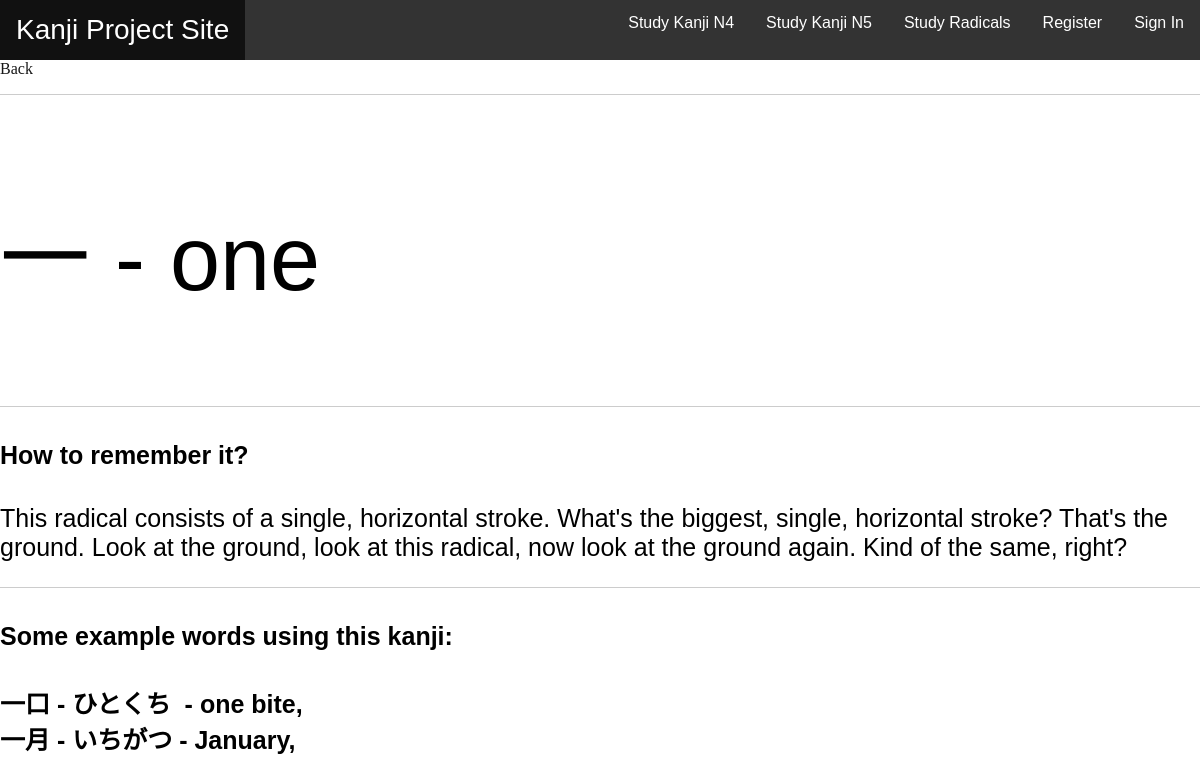
Screenshot of /20/ with the database file from the repository.
### kanji/models.py (models this page shows, shortened)
class grammarParticle(models.Model):
    hiragana = models.CharField(max_length=200)
    story = models.TextField(default="")
    example_words = models.TextField(default="")
    translation = models.TextField(default="")
    radical = models.CharField(max_length=50, default="")

### kanji/views.py (the view)
# urls.py: path('<int:kanji_id>/', views.kanji_info),
def kanji_info(request,kanji_id):
    context = grammarParticle.objects.get(id=kanji_id)
    return render(request, "kanji/kanji_info.html", {
    "context":context})

### kanji/templates/kanji/kanji_info.html (shortened to what this page needs)
{% extends 'base.html' %}
{% load static %}
{% block content %}
<a href="/">Back</a>
<hr/>
<p class="hiragana">{{context.hiragana}} - {{context.translation}}</p>
<hr/>
<div class="story">
  <h4> How to remember it? </h4>
<p class="story_kanji">{{context.story}}</p></div>
<hr/>
<div class="example">
  <h4> Some example words using this kanji: </h4>
<pre class="testing_this">{{ context.example_words}}</pre></div>
{% endblock %}

### kanji/static/kanji/style.css (style rules this page uses)
body { background-color: #FFFFFF; margin:0; padding: 0; }
h4 { font-family: sans-serif; font-size:25px; }
a { text-decoration: none; color:#181818; }
.hiragana { font-size:90px; font-family:sans-serif; }
.story_kanji { font-size:25px; font-family:sans-serif; }
hr { display: block; height: 1px; border: 0; border-top: 1px solid #ccc; margin: 1em 0; padding: 0; }
.testing_this { font-size:25px; font-family: sans-serif; font-weight: bold; }

### rows the page displays
grammarParticle: hiragana "一", translation "one", story "This radical consists of a single, horizontal stroke. What's the biggest, single, horizontal stroke? That's the ground. Look at the ground, look at this radical, now look at the ground again. Kind of the same, right?", example_words "一口 - ひとくち - one bite, 一月 - いちがつ - January,"
